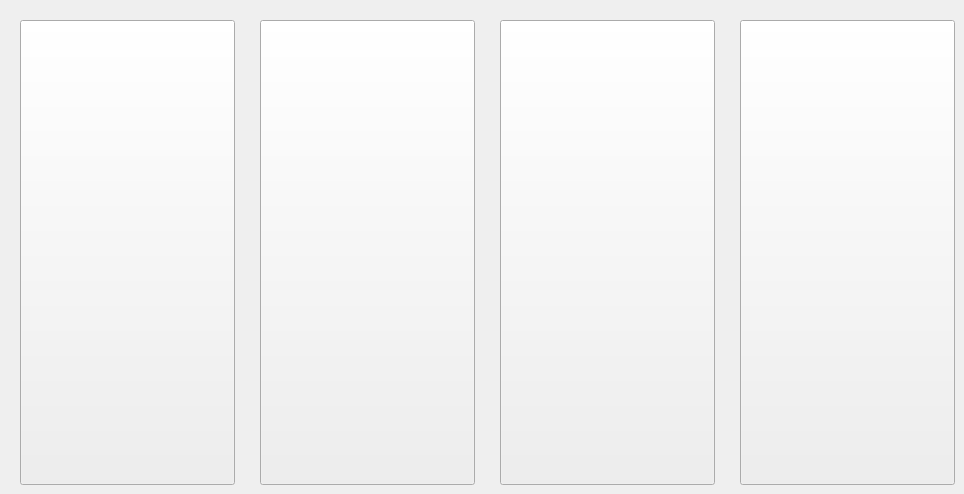
    <widget class="QWidget" name="MainMenu">
     <widget class="QPushButton" name="Linda_Button">
      <property name="geometry">
       <rect>
        <x>20</x>
        <y>20</y>
        <width>215</width>
        <height>465</height>
       </rect>
      </property>
      <property name="layoutDirection">
       <enum>Qt::LeftToRight</enum>
      </property>
      <property name="text">
       <string/>
      </property>
      <property name="icon">
       <iconset resource="Images.qrc">
        <normaloff>:/Images/pics/images/Menu_Button.png</normaloff>:/Images/pics/images/Menu_Button.png</iconset>
      </property>
      <property name="iconSize">
       <size>
        <width>500</width>
        <height>500</height>
       </size>
      </property>
     </widget>
     <widget class="QPushButton" name="SoCS_Button">
      <property name="geometry">
       <rect>
        <x>260</x>
        <y>20</y>
        <width>215</width>
        <height>465</height>
       </rect>
      </property>
      <property name="layoutDirection">
       <enum>Qt::LeftToRight</enum>
      </property>
      <property name="text">
       <string/>
      </property>
      <property name="icon">
       <iconset resource="Images.qrc">
        <normaloff>:/Images/pics/images/SOCS_MENU_BUTTON.png</normaloff>:/Images/pics/images/SOCS_MENU_BUTTON.png</iconset>
      </property>
      <property name="iconSize">
       <size>
        <width>500</width>
        <height>500</height>
       </size>
      </property>
     </widget>
     <widget class="QPushButton" name="University_Button">
      <property name="geometry">
       <rect>
        <x>500</x>
        <y>20</y>
        <width>215</width>
        <height>465</height>
       </rect>
      </property>
      <property name="layoutDirection">
       <enum>Qt::LeftToRight</enum>
      </property>
      <property name="text">
       <string/>
      </property>
      <property name="icon">
       <iconset resource="Images.qrc">
        <normaloff>:/Images/pics/images/University_MENU_BUTTON.png</normaloff>:/Images/pics/images/University_MENU_BUTTON.png</iconset>
      </property>
      <property name="iconSize">
       <size>
        <width>461</width>
        <height>457</height>
       </size>
      </property>
     </widget>
     <widget class="QPushButton" name="Fun_Facts_Button">
      <property name="geometry">
       <rect>
        <x>740</x>
        <y>20</y>
        <width>215</width>
        <height>465</height>
       </rect>
      </property>
      <property name="layoutDirection">
       <enum>Qt::LeftToRight</enum>
      </property>
      <property name="text">
       <string/>
      </property>
      <property name="icon">
       <iconset resource="Images.qrc">
        <normaloff>:/Images/pics/images/FUN_FACT_BUTTON.png</normaloff>:/Images/pics/images/FUN_FACT_BUTTON.png</iconset>
      </property>
      <property name="iconSize">
       <size>
        <width>442</width>
        <height>455</height>
       </size>
      </property>
     </widget>
    </widget>
